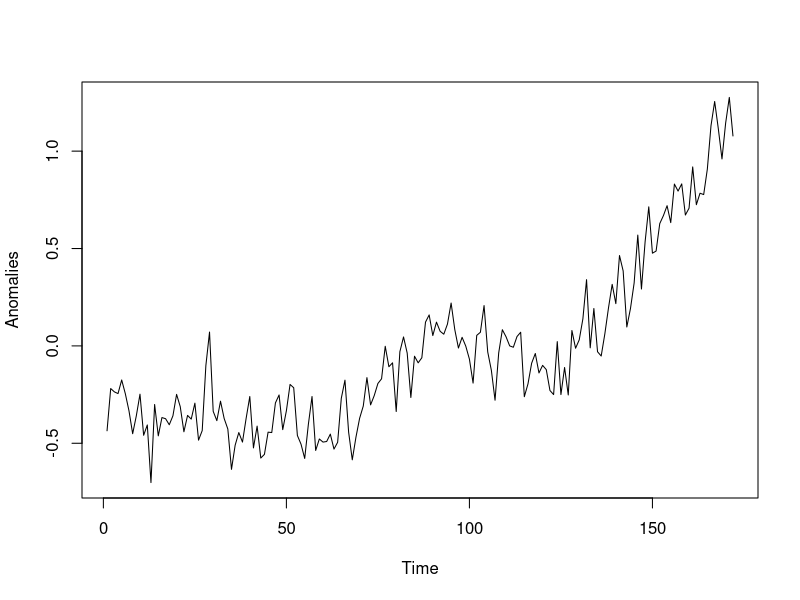
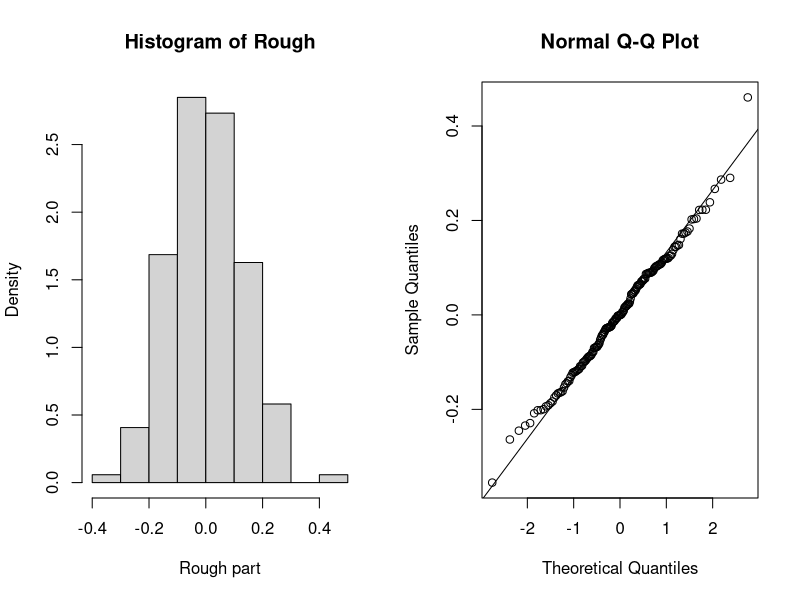
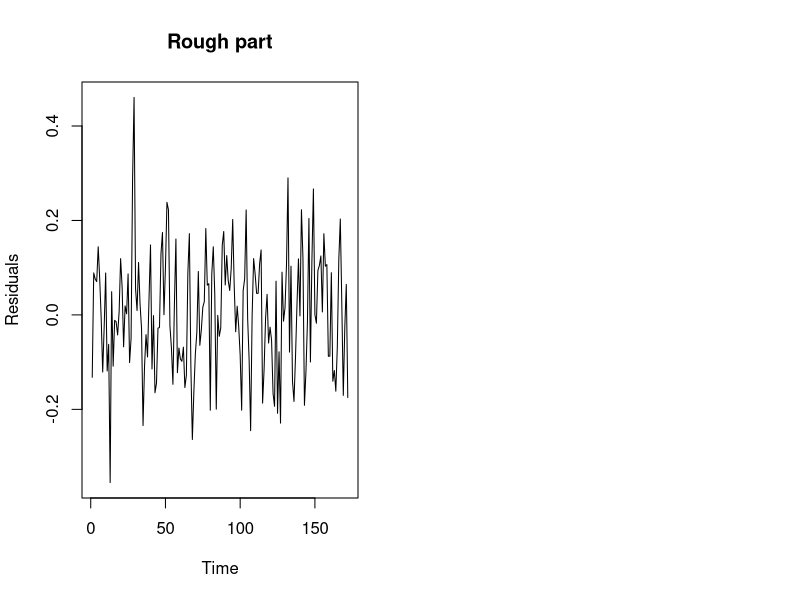
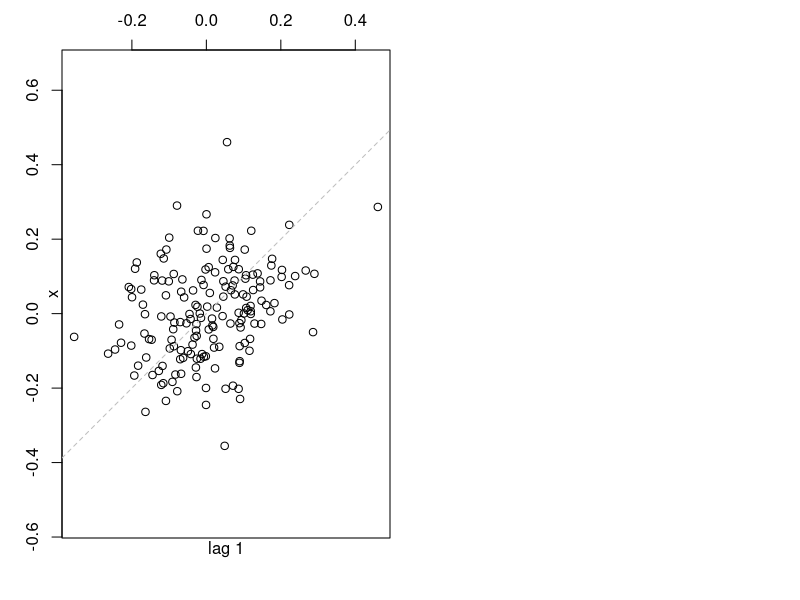
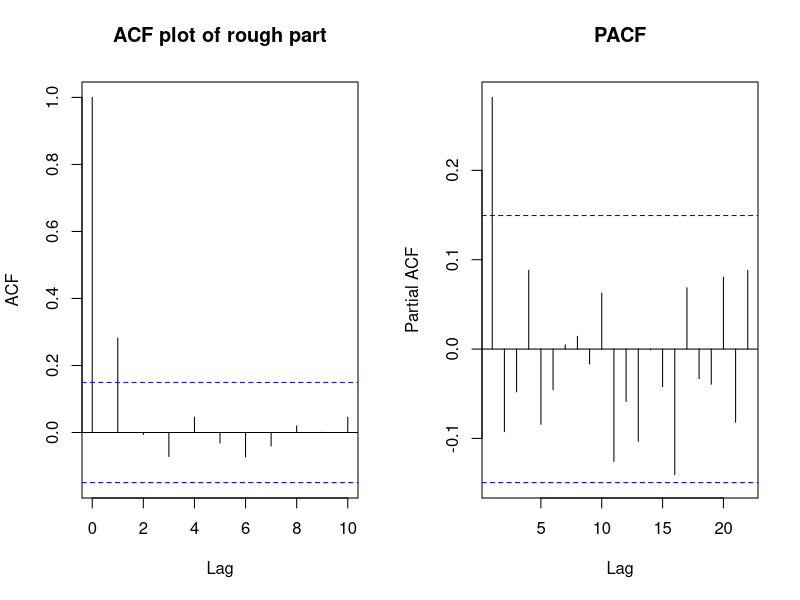

The R script that drew these images, in order:
## ---- chunk 1
knitr::opts_chunk$set(echo = TRUE)
library('readxl')
library(stats)
## ---- chunk 2
data =  read_excel('data.xlsx')
y = data$Anomaly
tm = 1:length(data$Anomaly)
plot(tm, y , type="l",xlab="Time", ylab="Anomalies")

## ---- chunk 3
# Graphical Techniques to understand the variability of that
loetrend = loess(y~tm, span = 0.5)
rougloess =loetrend$residuals
par(mfrow=c(1,2))
hist(rougloess, freq = F, main = "Histogram of Rough", xlab = "Rough part")
qqnorm(rougloess)
qqline(rougloess)
## ---- chunk 4

x = loetrend$residuals
plot(loetrend$residuals, type = "l", xlab = "Time", ylab = "Residuals", main = "Rough part")
lag.plot(x, lags = 1, do.lines = F)
## ---- chunk 5

acf(x, lag.max = 10, main = "ACF plot of rough part")
pacf(x,main="PACF")
